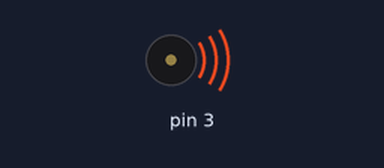
The sketch below on a simulated Arduino Uno, built with avr-gcc and run on an emulated ATmega328P. On the bench: buzzer (waves = sounding).

Above: at 0.5 s.
Timing chart, 0 to 5.2 s (numbered marks = the images above):
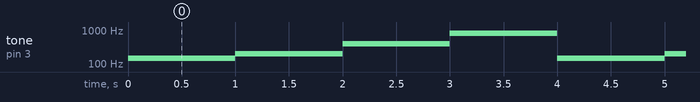

The sketch:

buzzer1.ino
```cpp
void setup()
{
  pinMode(3, OUTPUT);
}

void loop()
{

 tone(3,150);
  delay(1000);

 tone(3,200);
  delay(1000);

 tone(3,400);
  delay(1000);

  tone(3,800);
  delay(1000);


}
```

Measured:
- by itself, tone on pin 3: repeats every 4.0 s: 200 Hz 1.0 s, 400 Hz 1.0 s, 800 Hz 1.0 s, 150 Hz 1.0 s
